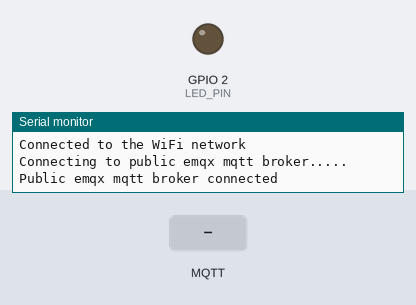
The sketch below on a simulated ESP32. On the bench: output pins drawn as LEDs (lit = HIGH), the last lines printed to the serial monitor. Dashed ring = blinking. Inputs (shaded band) come from the test bench. WiFi joins after 1.5 s; servers stay silent unless stated; no MQTT or app messages arrive unless stated.

Above: at 2.7 s.
2.8 s: MQTT message "on" arrives on the first subscribed topic
At 4.0 s:
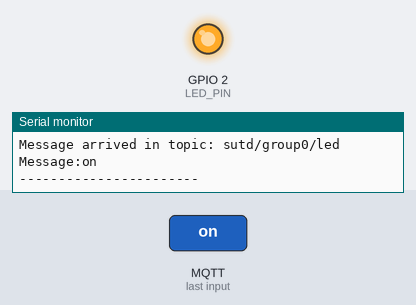
4.3 s: MQTT message "off" arrives on the first subscribed topic
At 5.1 s:
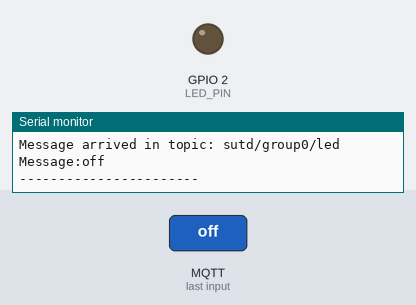
5.8 s: MQTT message "blink" arrives on the first subscribed topic
At 7.6 s:
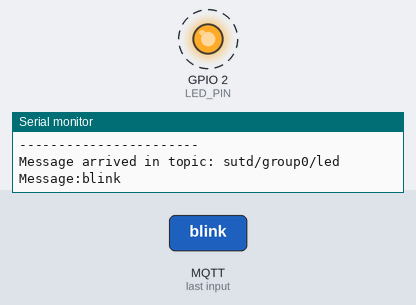
Timing chart, 0 to 16.3 s (numbered marks = the images above; inputs shaded):
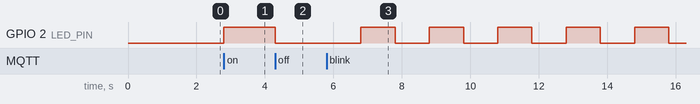

Measured:
- after the input at 2.8 s, GPIO 2 (LED_PIN): LOW → HIGH at once
- after the input at 4.3 s, GPIO 2 (LED_PIN): HIGH → LOW at once
- after the input at 5.8 s, GPIO 2 (LED_PIN): alternates HIGH for 1.0 s and LOW for 1.0 s, starting after 1.0 s

The sketch:

LED_control_MQTT_ESP32.ino
```cpp
// #include <ESP8266WiFi.h>  //for ESP8266
#include <PubSubClient.h>
#include <WiFi.h>  // for ESP32
// GPIO 5 D1
// GPIO 4 D2
// #define LED_PIN D1
#define LED_PIN 2 // for ESP32 WROOM Dev Board (30pin)

// WiFi
const char *ssid = "SUTD_Guest"; // Enter your WiFi name
const char *password = "";  // Enter WiFi password

// MQTT Broker
//const char *mqtt_broker = "test.mosquitto.org";
const char *mqtt_broker = "broker.emqx.io";
const char *topic = "sutd/group0/led";
const char *mqtt_username = "emqx";
const char *mqtt_password = "public";
const int mqtt_port = 1883;

WiFiClient espClient;
PubSubClient client(espClient);

void setup_wifi() {
      // connecting to a WiFi network
    WiFi.begin(ssid, password);
    while (WiFi.status() != WL_CONNECTED) {
        delay(500);
        Serial.println("Connecting to WiFi..");
    }
    Serial.println("Connected to the WiFi network");
}

void reconnect() {
    while (!client.connected()) {
        String client_id = "esp8266-client-";
        client_id += String(WiFi.macAddress());
        Serial.println("Connecting to public emqx mqtt broker.....");
        if (client.connect(client_id.c_str(), mqtt_username, mqtt_password)) {
            Serial.println("Public emqx mqtt broker connected");
        } else {
            Serial.print("failed with state ");
            Serial.print(client.state());
            delay(2000);
        }
    }
    // publish and subscribe
    client.publish(topic, "hello emqx");
    client.subscribe(topic);
}

void setup() {
    // Set software serial baud to 115200;
    Serial.begin(115200);
    setup_wifi();
    //connecting to a mqtt broker
    client.setServer(mqtt_broker, mqtt_port);
    client.setCallback(callback);
    pinMode(LED_PIN, OUTPUT);
    digitalWrite(LED_PIN, LOW);
}

void callback(char *topic, byte *payload, unsigned int length) {
    Serial.print("Message arrived in topic: ");
    Serial.println(topic);
    Serial.print("Message:");
    String message;
    for (int i = 0; i < length; i++) {
        message = message + (char) payload[i];  // convert *byte to string
    }
    Serial.print(message);
    if (message == "on") { digitalWrite(LED_PIN, HIGH); }   // LED on
    if (message == "off") { digitalWrite(LED_PIN, LOW); } // LED off
 // CH modified for blinking if message "blink" is sent ///
    if (message == "blink")
      {
        for (int y = 0; y < 5; y++) {
          digitalWrite(LED_PIN, LOW);
          delay(1000);                       // wait for a second;
          digitalWrite(LED_PIN, HIGH);
          delay(1000);                       // wait for a second;
          digitalWrite(LED_PIN, LOW);
          }
      }   // end of blink

    Serial.println();
    Serial.println("-----------------------");
}

void loop() {
  if (!client.connected()) {
    reconnect();
  }
    client.loop();
}
```
